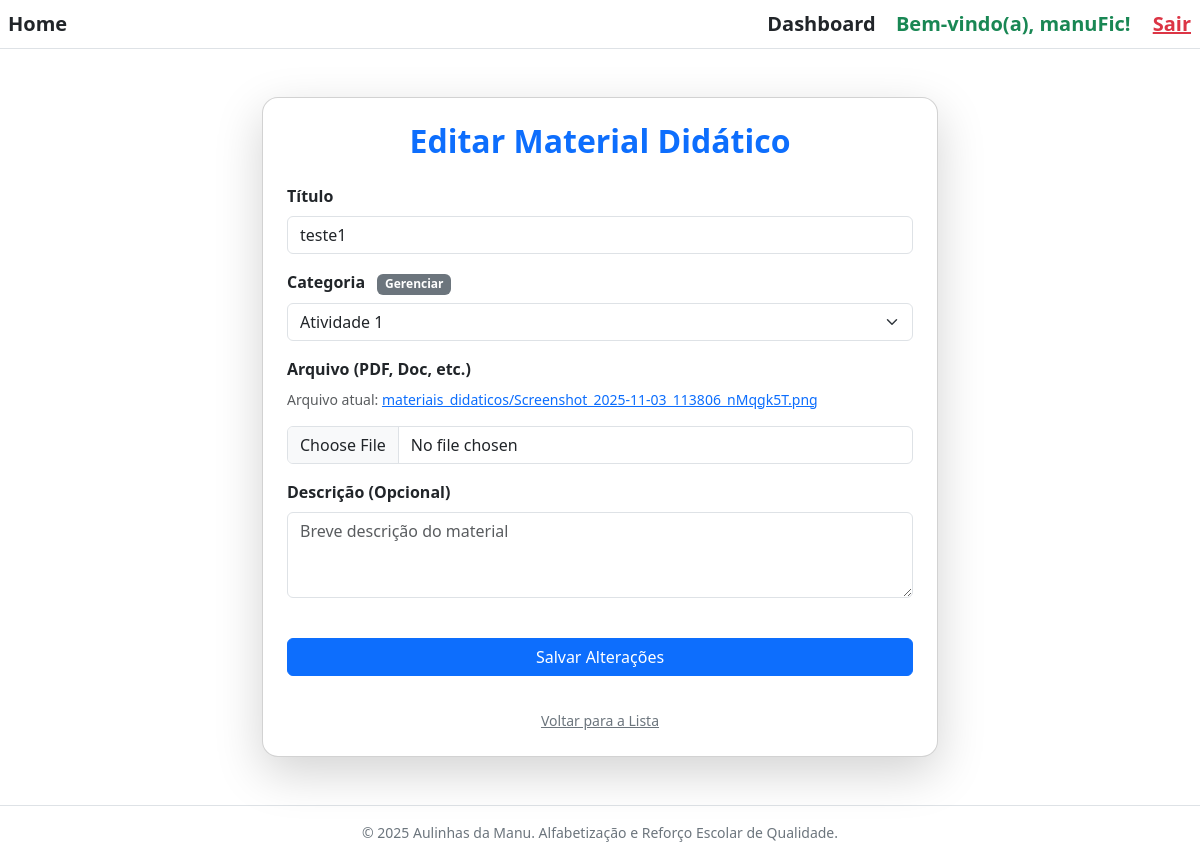
/materiais/5/editar/ (signed in), run on the app's committed database.
### materiais/models.py (models this page shows, shortened)
class Material(models.Model):
    ID_Material = models.AutoField(primary_key=True)
    Titulo = models.CharField(max_length=150)
    Descricao = models.TextField(blank=True)
    Arquivo = models.FileField(upload_to='materiais_didaticos/')
    professor = models.ForeignKey(
        settings.AUTH_USER_MODEL,
        on_delete=models.CASCADE,
        related_name='materiais_didaticos'
    )
    data_upload = models.DateTimeField(auto_now_add=True)
    categoria = models.ForeignKey(
        Categoria,
        on_delete=models.SET_NULL, # 👈 ALTERADO: Mudar para SET_NULL
        related_name='materiais_classificados',
        null=True, # 👈 NOVO: Permite valor NULL no banco de dados
        blank=True # 👈 NOVO: Permite que seja vazio no formulário
    )

### materiais/views.py (the view, shortened to what this page needs)
# urls.py: path('<int:pk>/editar/', MaterialUpdateView.as_view(), name='editar_material'),
class MaterialUpdateView(LoginRequiredMixin, UserPassesTestMixin, UpdateView):
    model = Material
    form_class = MaterialForm
    template_name = 'materiais/material_form.html'
    success_url = reverse_lazy('materiais:lista_materiais')
    def test_func(self):
        material = self.get_object()
        return material.professor == self.request.user

### materiais/forms.py
class MaterialForm(forms.ModelForm):
    class Meta:
        model = Material
        fields = ['Titulo', 'Descricao', 'Arquivo', 'categoria']
        widgets = {
            'Titulo': forms.TextInput(attrs={'class': 'form-control', 'placeholder': 'Ex: Livro de Cálculo I'}),
            'Descricao': forms.Textarea(attrs={'class': 'form-control', 'rows': 3, 'placeholder': 'Breve descrição do material'}),
            'Arquivo': forms.FileInput(attrs={'class': 'form-control'}),
            'categoria': forms.Select(attrs={'class': 'form-select'}),
        }
    def __init__(self, *args, **kwargs):
        super().__init__(*args, **kwargs)

### materiais/models.py (called while the page is built)
    def __str__(self):
        return self.Nome

### materiais/templates/materiais/material_form.html (shortened to what this page needs)
{% extends 'base.html' %}
{% load static %}
{% block content %}
<div class="container my-5" style="max-width: 700px;">
    <div class="card shadow-lg p-4 rounded-4">
        <h2 class="text-center text-primary mb-4 fw-bold">
            {% if form.instance.pk %}
                Editar Material Didático
            {% else %}
                Cadastrar Novo Material
            {% endif %}
        </h2>
        <form method="post" enctype="multipart/form-data">
            <div class="mb-3">
                <label for="{{ form.Titulo.id_for_label }}" class="form-label fw-bold">Título</label>
                {{ form.Titulo }} {% for error in form.Titulo.errors %}<div class="text-danger small">{{ error }}</div>{% endfor %}
            </div>
            <div class="mb-3">
                <label for="{{ form.categoria.id_for_label }}" class="form-label fw-bold">
                    Categoria
                    <a href="{% url 'materiais:lista_categorias' %}"
                    target="_blank"
                    class="badge text-bg-secondary text-decoration-none ms-2"
                    title="Clique para adicionar/editar categorias em uma nova aba">
                         Gerenciar
                    </a>
                </label>
                {{ form.categoria }} {% for error in form.categoria.errors %}<div class="text-danger small">{{ error }}</div>{% endfor %}
            </div>
            <div class="mb-3">
                <label for="{{ form.Arquivo.id_for_label }}" class="form-label fw-bold">Arquivo (PDF, Doc, etc.)</label>
                {% if form.instance.Arquivo %}
                    <p class="text-muted small">Arquivo atual:
                        <a href="{{ form.instance.Arquivo.url }}" target="_blank">{{ form.instance.Arquivo.name }}</a>
                    </p>
                {% endif %}
                {{ form.Arquivo }} {% for error in form.Arquivo.errors %}<div class="text-danger small">{{ error }}</div>{% endfor %}
            </div>
            <div class="mb-3">
                <label for="{{ form.Descricao.id_for_label }}" class="form-label fw-bold">Descrição (Opcional)</label>
                {{ form.Descricao }} {% for error in form.Descricao.errors %}<div class="text-danger small">{{ error }}</div>{% endfor %}
            </div>
            <button type="submit" class="btn btn-primary w-100 mb-3 mt-4">
                {% if form.instance.pk %}
                    Salvar Alterações
                {% else %}
                    Cadastrar Material
                {% endif %}
            </button>
        </form>
        <div class="text-center mt-3">
            <a href="{% url 'materiais:lista_materiais' %}" class="text-secondary small">Voltar para a Lista</a>
        </div>
    </div>
</div>
{% endblock %}

### templates/base.html (shortened to what this page needs)
<!DOCTYPE html>
<html lang="pt-br">
<head>
    <link href="https://cdn.jsdelivr.net/npm/bootstrap@5.3.3/dist/css/bootstrap.min.css" rel="stylesheet">
    <link rel="stylesheet" href="https://cdnjs.cloudflare.com/ajax/libs/font-awesome/6.5.2/css/all.min.css">
</head>
<body>
    <header>
        <nav class="p-2 border-bottom d-flex justify-content-between align-items-center">
            <div>
                <a href="{% url 'principal:home' %}" class="text-decoration-none fw-bold fs-5 me-3 text-dark">Home</a>
            </div>
            <div>
                {% if user.is_authenticated %}
                    <a href="{% url 'principal:dashboard' %}" class="text-decoration-none fw-bold fs-5 me-3 text-dark">Dashboard</a>
                    <span class="fw-bold fs-5 me-3 text-success">
                        Bem-vindo(a), {{ user.username }}!
                    </span>
                    <form action="{% url 'logout' %}" method="post" style="display: inline;">
                        <button type="submit" class="btn btn-link text-danger small p-0 align-baseline fw-bold fs-5 d-inline-block">
                            Sair
                        </button>
                    </form>
                    {% endif %}
            </div>
        </nav>
    </header>
    <main>
        {% block content %}
        {% endblock %}
    </main>
    <footer class="mt-5 pt-3 text-center text-secondary small border-top">
        © 2025 Aulinhas da Manu. Alfabetização e Reforço Escolar de Qualidade.
    </footer>
</body>
</html>

### data on the page
Material: Titulo "teste1", categoria "Atividade 1", instance.Arquivo.name "materiais_didaticos/Screenshot_2025-11-03_113806_nMqgk5T.png"

### other printed values
{{ user.username }} "manuFic"
